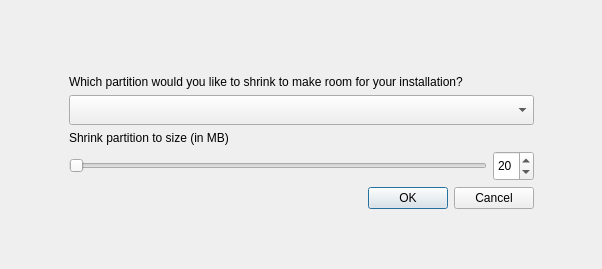
<?xml version="1.0" encoding="UTF-8"?>
<ui version="4.0">
 <class>ShrinkPartitionWidget</class>
 <widget class="QWidget" name="ShrinkPartitionWidget">
  <property name="geometry">
   <rect>
    <x>0</x>
    <y>0</y>
    <width>602</width>
    <height>269</height>
   </rect>
  </property>
  <layout class="QGridLayout" name="gridLayout">
   <item row="0" column="1" colspan="2">
    <spacer name="verticalSpacer_2">
     <property name="orientation">
      <enum>Qt::Vertical</enum>
     </property>
     <property name="sizeHint" stdset="0">
      <size>
       <width>465</width>
       <height>64</height>
      </size>
     </property>
    </spacer>
   </item>
   <item row="1" column="0" rowspan="5">
    <spacer name="horizontalSpacer">
     <property name="orientation">
      <enum>Qt::Horizontal</enum>
     </property>
     <property name="sizeHint" stdset="0">
      <size>
       <width>56</width>
       <height>118</height>
      </size>
     </property>
    </spacer>
   </item>
   <item row="1" column="1" colspan="2">
    <widget class="QLabel" name="label">
     <property name="text">
      <string>Which partition would you like to shrink to make room for your installation?</string>
     </property>
    </widget>
   </item>
   <item row="1" column="3" rowspan="5">
    <spacer name="horizontalSpacer_2">
     <property name="orientation">
      <enum>Qt::Horizontal</enum>
     </property>
     <property name="sizeHint" stdset="0">
      <size>
       <width>56</width>
       <height>118</height>
      </size>
     </property>
    </spacer>
   </item>
   <item row="2" column="1" colspan="2">
    <widget class="QComboBox" name="partitions">
     <property name="minimumSize">
      <size>
       <width>0</width>
       <height>30</height>
      </size>
     </property>
    </widget>
   </item>
   <item row="3" column="1" colspan="2">
    <widget class="QLabel" name="label_2">
     <property name="text">
      <string>Shrink partition to size (in MB)</string>
     </property>
    </widget>
   </item>
   <item row="4" column="1">
    <widget class="QSlider" name="sizeSlider">
     <property name="orientation">
      <enum>Qt::Horizontal</enum>
     </property>
    </widget>
   </item>
   <item row="4" column="2">
    <widget class="QSpinBox" name="sizeSpin">
     <property name="minimumSize">
      <size>
       <width>0</width>
       <height>30</height>
      </size>
     </property>
     <property name="value">
      <number>20</number>
     </property>
    </widget>
   </item>
   <item row="5" column="1" colspan="2">
    <widget class="QDialogButtonBox" name="buttonBox">
     <property name="standardButtons">
      <set>QDialogButtonBox::Cancel|QDialogButtonBox::Ok</set>
     </property>
    </widget>
   </item>
   <item row="6" column="1" colspan="2">
    <spacer name="verticalSpacer_3">
     <property name="orientation">
      <enum>Qt::Vertical</enum>
     </property>
     <property name="sizeHint" stdset="0">
      <size>
       <width>20</width>
       <height>40</height>
      </size>
     </property>
    </spacer>
   </item>
  </layout>
 </widget>
 <resources/>
 <connections>
  <connection>
   <sender>sizeSlider</sender>
   <signal>valueChanged(int)</signal>
   <receiver>sizeSpin</receiver>
   <slot>setValue(int)</slot>
   <hints>
    <hint type="sourcelabel">
     <x>280</x>
     <y>91</y>
    </hint>
    <hint type="destinationlabel">
     <x>515</x>
     <y>91</y>
    </hint>
   </hints>
  </connection>
  <connection>
   <sender>sizeSpin</sender>
   <signal>valueChanged(int)</signal>
   <receiver>sizeSlider</receiver>
   <slot>setValue(int)</slot>
   <hints>
    <hint type="sourcelabel">
     <x>515</x>
     <y>91</y>
    </hint>
    <hint type="destinationlabel">
     <x>280</x>
     <y>91</y>
    </hint>
   </hints>
  </connection>
 </connections>
</ui>
